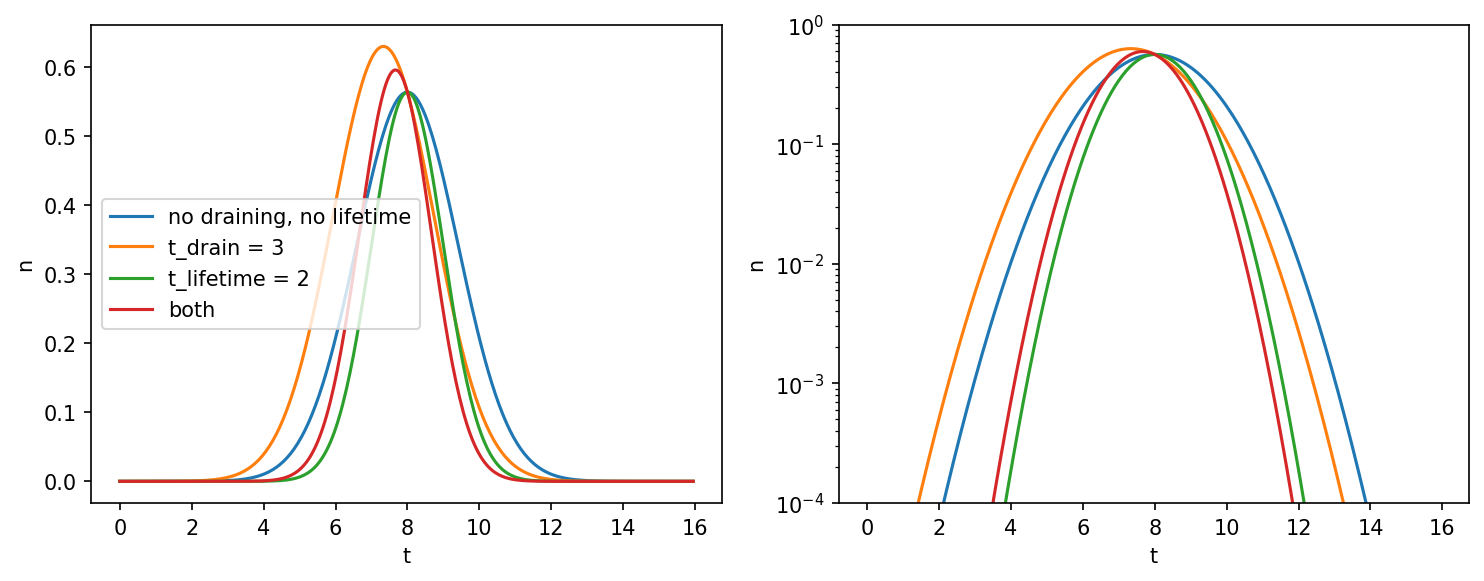

The script that saved this image:
from blobmodel import Blob, BlobShapeEnum, BlobShapeImpl, Geometry, Model
import matplotlib.pyplot as plt

geometry = Geometry(Nx=64, Ny=1, Lx=8, Ly=0, dt=0.05, T=16)
blob_shape = BlobShapeImpl(BlobShapeEnum.gaussian)


def time_trace(**kwargs):
    """Signal at x = 4 of a single blob that passes there at t = 8."""
    blob = Blob(
        blob_shape=blob_shape,
        amplitude=1,
        width_p=2,
        v_x=1,
        pos_x0=4,
        t_init=8,
        **kwargs,
    )
    model = Model.from_blobs(
        [blob], geometry=geometry, one_dimensional=True, verbose=False
    )
    return model.make_realization(speed_up=False).n.isel(x=32)


cases = [
    ({}, "no draining, no lifetime"),
    ({"t_drain": 3}, "t_drain = 3"),
    ({"t_lifetime": 2}, "t_lifetime = 2"),
    ({"t_drain": 3, "t_lifetime": 2}, "both"),
]

fig, axes = plt.subplots(1, 2, figsize=(10, 4))
for kwargs, label in cases:
    trace = time_trace(**kwargs)
    for ax in axes:
        trace.plot(ax=ax, label=label)
axes[1].set_yscale("log")
axes[1].set_ylim(1e-4, 1)
for ax in axes:
    ax.set_title("")
    ax.set_ylabel("n")
axes[0].legend()
plt.tight_layout()
plt.savefig("pulse_lifetime_plot.png", dpi=150, bbox_inches="tight")
plt.show()
